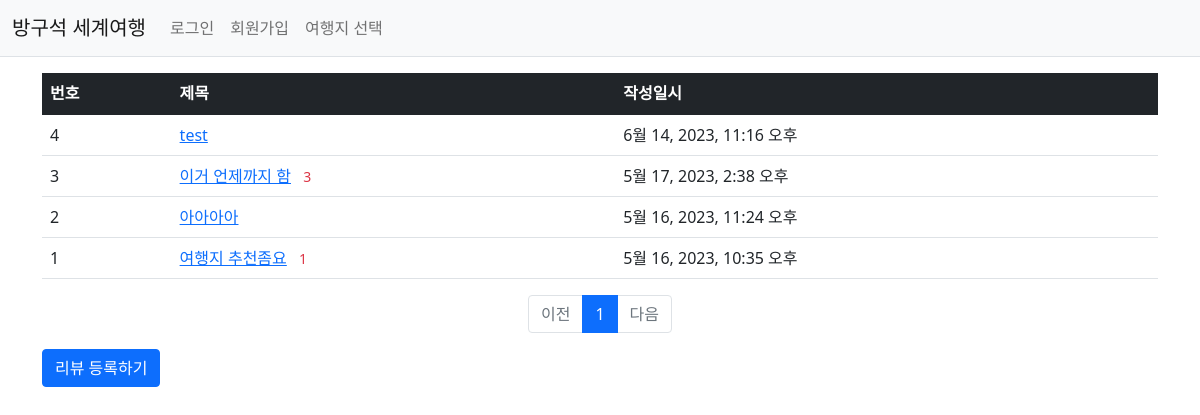
The page /travel1/ on the database as committed earlier.
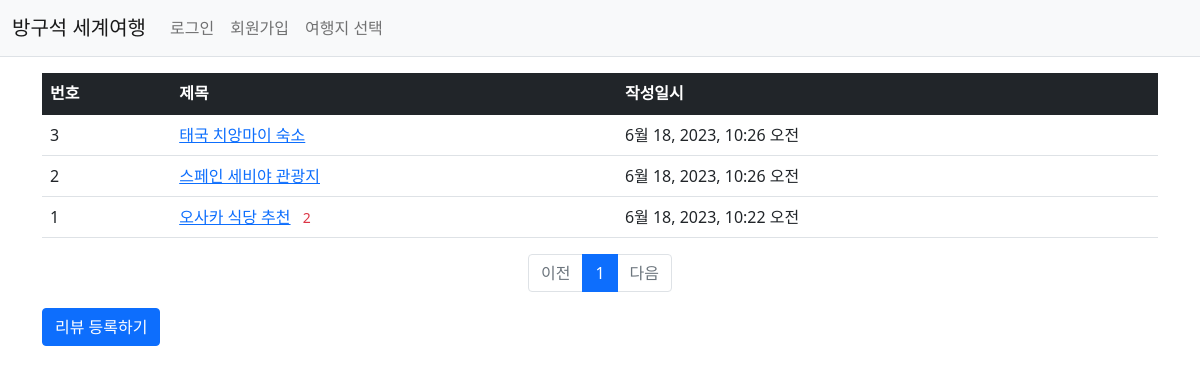
The same page on the database as committed later.
### travel1/models.py (models this page shows, shortened)
class Review(models.Model):
    author = models.ForeignKey(User, on_delete=models.CASCADE)
    subject = models.CharField(max_length=50)
    content = models.TextField()
    create_date = models.DateTimeField()

### travel1/views.py (the view)
# urls.py: path('', views.index, name='index'),  # '/' 에 해당되는 path
def index(request):
    page = request.GET.get('page', '1')  # 페이지
    review_list = Review.objects.order_by('-create_date')
    paginator = Paginator(review_list, 10)  # 페이지당 10개씩 보여주기
    page_obj = paginator.get_page(page)
    context = {'review_list': page_obj}
    return render(request, 'travel1/review_list.html', context)

### travel1/templatetags/travel_filter.py (called while the page is built)
@register.filter
def sub(value, arg):
    return value - arg

### templates/travel1/review_list.html
{% extends 'base.html' %}
{% load travel_filter %}
{% block content %}
<div class="container my-3">
    <table class="table">
        <thead>
        <tr class="table-dark">
            <th>번호</th>
            <th>제목</th>
            <th>작성일시</th>
        </tr>
        </thead>
        <tbody>
        {% if review_list %}
        {% for review in review_list %}
        <tr>
            <td>
                {{ review_list.paginator.count|sub:review_list.start_index|sub:forloop.counter0|add:1 }}
            </td>
            <td>
                <a href="{% url 'travel1:detail' review.id %}">{{ review.subject }}</a>
                {% if review.answer_set.count > 0 %}
                <span class="text-danger small mx-2">{{ review.answer_set.count }}</span>
                {% endif %}
            </td>
            <td>{{ review.create_date }}</td>
        </tr>
        {% endfor %}
        {% else %}
        <tr>
            <td colspan="3">질문이 없습니다.</td>
        </tr>
        {% endif %}
        </tbody>
    </table>
    <ul class="pagination justify-content-center">
        {% if review_list.has_previous %}
        <li class="page-item">
            <a class="page-link" href="?page={{ review_list.previous_page_number }}">이전</a>
        </li>
        {% else %}
        <li class="page-item disabled">
            <a class="page-link" tabindex="-1" aria-disabled="true" href="#">이전</a>
        </li>
        {% endif %}
        {% for page_number in review_list.paginator.page_range %}
        {% if page_number >= review_list.number|add:-5 and page_number <= review_list.number|add:5 %}
        {% if page_number == review_list.number %}
        <li class="page-item active" aria-current="page">
            <a class="page-link" href="?page={{ page_number }}">{{ page_number }}</a>
        </li>
        {% else %}
        <li class="page-item">
            <a class="page-link" href="?page={{ page_number }}">{{ page_number }}</a>
        </li>
        {% endif %}
        {% endif %}
        {% endfor %}
        {% if review_list.has_next %}
        <li class="page-item">
            <a class="page-link" href="?page={{ review_list.next_page_number }}">다음</a>
        </li>
        {% else %}
        <li class="page-item disabled">
            <a class="page-link" tabindex="-1" aria-disabled="true" href="#">다음</a>
        </li>
        {% endif %}
    </ul>
    <a href="{% url 'travel1:review_create' %}" class="btn btn-primary">리뷰 등록하기</a>
</div>
{% endblock %}

### templates/base.html (shortened to what this page needs)
{% load static %}
<!doctype html>
<html lang="ko">
<head>
    <link rel="stylesheet" type="text/css" href="{% static 'bootstrap.min.css' %}">
    <link rel="stylesheet" type="text/css" href="{% static 'style.css' %}">
</head>
<body>
{% include "navbar.html" %}
{% block content %}
{% endblock %}
</body>
</html>

### templates/navbar.html (shortened to what this page needs)
<nav class="navbar navbar-expand-lg navbar-light bg-light border-bottom">
    <div class="container-fluid">
        <a class="navbar-brand" href="{% url 'travel1:index' %}">방구석 세계여행</a>
        <div class="collapse navbar-collapse" id="navbarSupportedContent">
            <ul class="navbar-nav me-auto mb-2 mb-lg-0">
                <li class="nav-item">
                    {% if user.is_authenticated %}
                    <a class="nav-link" href="{% url 'common:logout' %}">{{ user.username }} (로그아웃)</a>
                    {% else %}
                    <a class="nav-link" href="{% url 'common:login' %}">로그인</a>
                    {% endif %}
                </li>
                <li>
                    {% if not user.is_authenticated %}
                    <a class="nav-link" href="{% url 'common:signup' %}">회원가입</a>
                    {% endif %}
                </li>
                <li>
                    <a class="nav-link" href="{% url 'common:country' %}">여행지 선택</a>
                </li>
            </ul>
        </div>
    </div>
</nav>

### static/style.css (style rules this page uses)
ul,ol { list-style: none; }

Rows that differ between the two databases and show on the page:
removed Review: paginator.count|sub "4", subject "test", create_date "6월 14, 2023, 11:16 오후"
removed Review: paginator.count|sub "3", subject "이거 언제까지 함", answer_set.count "3", create_date "5월 17, 2023, 2:38 오후"
removed Review: paginator.count|sub "2", subject "아아아아", create_date "5월 16, 2023, 11:24 오후"
removed Review: paginator.count|sub "1", subject "여행지 추천좀요", answer_set.count "1", create_date "5월 16, 2023, 10:35 오후"
added Review: paginator.count|sub "3", subject "태국 치앙마이 숙소", create_date "6월 18, 2023, 10:26 오전"
added Review: paginator.count|sub "2", subject "스페인 세비야 관광지", create_date "6월 18, 2023, 10:26 오전"
added Review: paginator.count|sub "1", subject "오사카 식당 추천", answer_set.count "2", create_date "6월 18, 2023, 10:22 오전"
